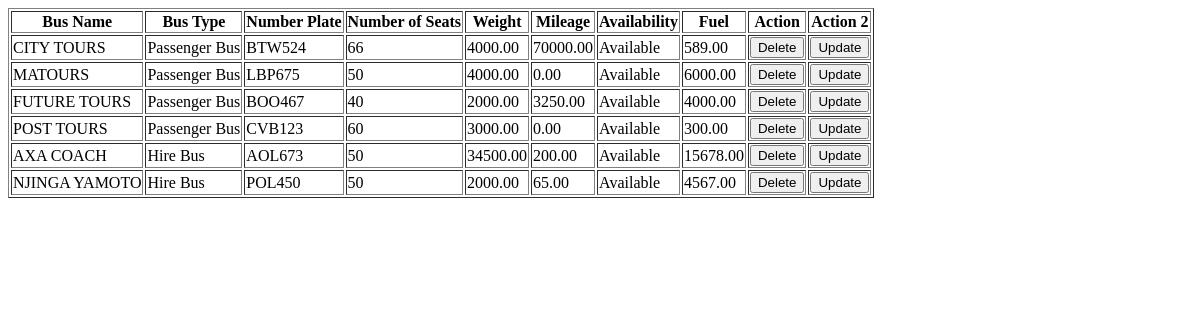
Page /admin/busDisplay.php on the committed database.
### tables this page shows
CREATE TABLE IF NOT EXISTS `bus` (
  `bus_id` int NOT NULL AUTO_INCREMENT,
  `bus_name` varchar(255) DEFAULT NULL,
  `number_plate` varchar(20) DEFAULT NULL,
  `number_of_seats` int DEFAULT NULL,
  `weight` decimal(10,2) DEFAULT NULL,
  `mileage` decimal(10,2) DEFAULT NULL,
  `bus_type` varchar(50) DEFAULT NULL,
  `availability` varchar(50) NOT NULL,
  `fuel_used` decimal(10,2) DEFAULT '0.00',
  PRIMARY KEY (`bus_id`),
  UNIQUE KEY `number_plate` (`number_plate`)
);

### admin/busDisplay.php (the view, shortened to what this page needs)
<!DOCTYPE html>
<html lang="en">
<head>
</head>
<body>
<?php
include 'db_connection.php';
$sql = "SELECT bus_id, bus_name, bus_type, number_plate, number_of_seats, weight, mileage, availability, fuel_used FROM bus";
$result = $conn->query($sql);
if ($result->num_rows > 0) {
    echo "<table border='1'>
            <tr>
                <th>Bus Name</th>
                <th>Bus Type</th>
                <th>Number Plate</th>
                <th>Number of Seats</th>
                <th>Weight</th>
                <th>Mileage</th>
                <th>Availability</th>
                <th>Fuel</th>
                <th>Action</th>
                <th>Action 2</th>
            </tr>";
    while($row = $result->fetch_assoc()) {
        echo "<tr>
                <td>".$row["bus_name"]."</td>
                <td>".$row["bus_type"]."</td>
                <td>".$row["number_plate"]."</td>
                <td>".$row["number_of_seats"]."</td>
                <td>".$row["weight"]."</td>
                <td>".$row["mileage"]."</td>
                <td>".$row["availability"]."</td>
                <td>".$row["fuel_used"]."</td>
                <td>
                    <form method='post' id='deleteForm'>
                        <input type='hidden' name='bus_id_to_delete' value='".$row["bus_id"]."'>
                        <button type='button' onclick='confirmDelete(".$row["bus_id"].")'>Delete</button>
                    </form>
                </td>
                <td>
                    <button onclick='showUpdatePopup(".$row["bus_id"].", \"".$row["availability"]."\", \"".$row["mileage"]."\", \"".$row["fuel_used"]."\")'>Update</button>
                </td>
            </tr>";
    }
    echo "</table>";
}
else {
    echo "0 results";
}
?>
</body>
</html>

### rows in the picture
bus: bus_name "CITY TOURS", bus_type "Passenger Bus", number_plate "BTW524", number_of_seats "66", weight "4000.00", mileage "70000.00", availability "Available", fuel_used "589.00"
bus: bus_name "MATOURS", bus_type "Passenger Bus", number_plate "LBP675", number_of_seats "50", weight "4000.00", mileage "0.00", availability "Available", fuel_used "6000.00"
bus: bus_name "FUTURE TOURS", bus_type "Passenger Bus", number_plate "BOO467", number_of_seats "40", weight "2000.00", mileage "3250.00", availability "Available", fuel_used "4000.00"
bus: bus_name "POST TOURS", bus_type "Passenger Bus", number_plate "CVB123", number_of_seats "60", weight "3000.00", mileage "0.00", availability "Available", fuel_used "300.00"
bus: bus_name "AXA COACH", bus_type "Hire Bus", number_plate "AOL673", number_of_seats "50", weight "34500.00", mileage "200.00", availability "Available", fuel_used "15678.00"
bus: bus_name "NJINGA YAMOTO", bus_type "Hire Bus", number_plate "POL450", number_of_seats "50", weight "2000.00", mileage "65.00", availability "Available", fuel_used "4567.00"
